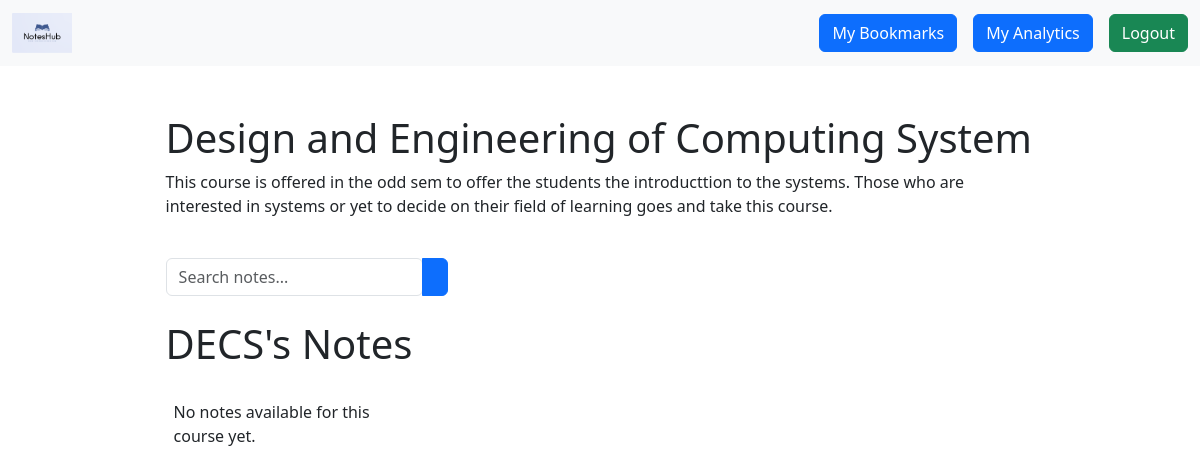
Screenshot of /course/CS744/notes/ (signed in) with the database file from the repository.
### core/models.py (models this page shows, shortened)
class Course(models.Model):
    course_code = models.CharField(
        max_length=10,
        primary_key=True,
        unique=True,
        blank=False,
        verbose_name="Course Code"
    )
    course_name = models.CharField(
        max_length=100,
        blank=False,
        verbose_name="Course Name"
    )
    short_name = models.CharField(
        max_length=16,
        blank=False,
        verbose_name="Short Name"
    )
    description = models.CharField(
        max_length=256,
        blank=False,
        verbose_name="Course Description"
    )

### core/views.py (the view, shortened to what this page needs)
# urls.py: path('course/<str:course_code>/notes/', views.notesView, name='course_notes'),
@login_required(login_url='login')
def notesView(request, course_code):
    course = get_object_or_404(Course, course_code=course_code)
    notes = Notes.objects.filter(course=course)
    return render(request, 'course_notes.html', {'course': course, 'notes': notes})

### core/templates/course_notes.html (shortened to what this page needs)
{% extends "base.html" %}
{% load static %}
{% block start %}
<div class="container mt-5">
    <div class="container d-flex flex-column align-items-center" style="width: 80%; margin-top: 20px;">
        <div class="mb-4 align-self-start">
            <h1>{{ course.course_name }}</h1>
            <p>{{ course.description }}</p>
        </div>
        <div class="input-group mb-4">
            <div class="form-outline">
                <input id="note-search" type="search" class="form-control" placeholder="Search notes..." oninput="searchNotes()">
            </div>
            <button type="submit" class="btn btn-primary">
            </button>
        </div>
        <div class="mb-4 align-self-start">
            <h1>{{ course.short_name }}'s Notes</h1>
        </div>
        <div id="notes-container" class="row row-cols-2 row-cols-sm-4 row-cols-md-4 g-3" style="width: 100%;">
            {% for note in notes %}
            <div class="col mb-4">
                <div class="card d-flex flex-column" style="height: 768px;">
                    <a href="#" class="text-decoration-none">
                        <img src="{{ note.thumbnail_url }}" class="card-img-top" alt="Course Thumbnail" style="cursor: pointer; height: 180px; object-fit: cover;">
                    </a>
                    <div class="card-body d-flex flex-column flex-grow-1">
                        <a href="#" class="text-decoration-none">
                            <h5 class="card-title" style="cursor: pointer;">{{ note.title }}</h5>
                        </a>
                        <p class="lead small">Added by {{ note.user.username }}</p>
                    </div>
                    <div class="d-flex justify-content-around mt-auto">
                      <img id="like-icon" src="{% static 'images/like.svg' %}" alt="like" width="24px" height="24px" style="cursor: pointer;" onclick="toggle(this)">
                  <img id="bookmark-icon" src="{% static 'images/bookmark.svg' %}" alt="like" width="24px" height="24px" style="cursor: pointer;" onclick="toggle(this)">
                    </div>
                </div>
            </div>
            {% empty %}
                <p>No notes available for this course yet.</p>
            {% endfor %}
        </div>
    </div>
</div>
{% endblock %}

### rows the page displays
Course: course_name "Design and Engineering of Computing System", description "This course is offered in the odd sem to offer the students the introducttion to the systems. Those who are interested in systems or yet to decide on their field of learning goes and take this course.", short_name "DECS"
